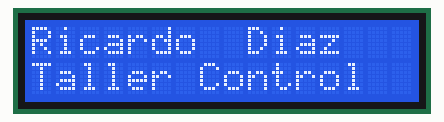
The program below on a simulated Raspberry Pi Pico running MicroPython. Shown: 16×2 character LCD.

Above: at 0.1 s.
At 2.7 s:
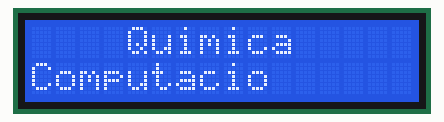

The program:

LCDtest.py
```python
import utime
from machine import I2C,Pin
from lcd_api import LcdApi
from pico_i2c_lcd import I2cLcd

#Dirección del I2C y tamaño del LCD
I2C_ADDR  =  0x27
I2C_NUM_ROWS = 2
I2C_NUM_COLS = 16

# Raspberry Pi Pico
i2c = I2C(0, sda=Pin(0), scl=Pin(1), freq=400000)

#Configuración LCD
lcd = I2cLcd(i2c, I2C_ADDR, I2C_NUM_ROWS, I2C_NUM_COLS)


def lcd_str(message, col, row):
    lcd.move_to(col, row)
    lcd.putstr(message)


while True:
    lcd.clear()
    lcd_str("Ricardo  Diaz", 0, 0)
    lcd_str("Taller Control", 0, 1)
    utime.sleep(2.5)
    lcd.clear()
    lcd_str("Quimica", 4, 0)
    lcd_str("Computacio", 0, 1)
    utime.sleep(2.5)
```

Measured:
- what the display in image 0 shows lasts 2.5 s, from 0.1 s to 2.6 s
